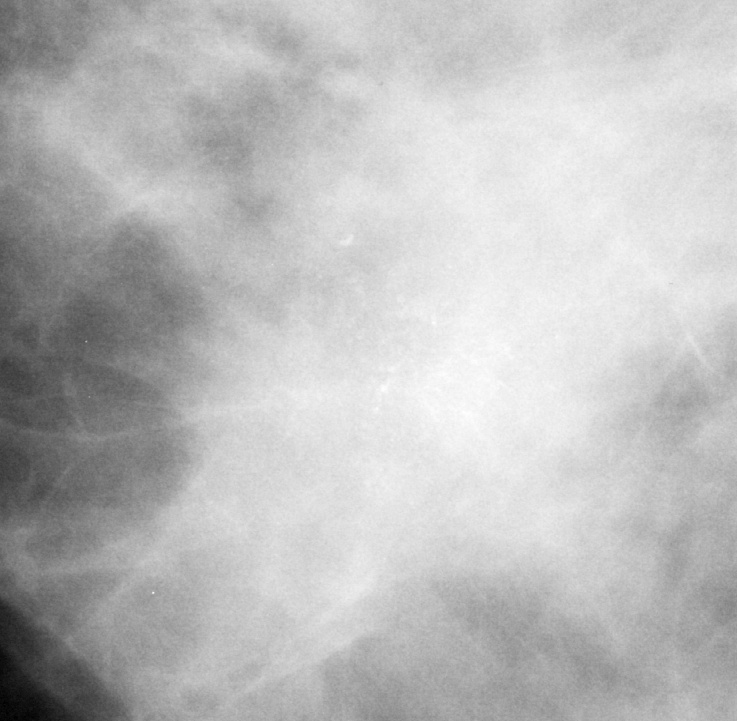
#> input picture input/1-022.jpg, 737 x 721 px; its folder holds only this picture in this run
$ python analyser.py   (older library calls are emulated)
#> lines starting #> are read from the running program, lines starting #| are printed output that depends on the picture; after the words box and inside, x2 and y2 are one past the last pixel; in counts of white or black regions, pixels touching at a corner belong together
### config.py
# config.py
import os
from pathlib import Path
from dotenv import load_dotenv
import yaml

# -------------------------------------------------------------
# ENVIRONMENT
# -------------------------------------------------------------
load_dotenv()

PROJECT_ROOT = Path(__file__).resolve().parent

# -------------------------------------------------------------
# MAIN PATHS
# -------------------------------------------------------------
INPUT_DIR = PROJECT_ROOT / "input"
OUTPUT_DIR = PROJECT_ROOT / "output"
ANNOTATED_DIR = OUTPUT_DIR / "annotated"
REPORTS_DIR = OUTPUT_DIR / "reports"

for d in [INPUT_DIR, OUTPUT_DIR, ANNOTATED_DIR, REPORTS_DIR]:
    d.mkdir(parents=True, exist_ok=True)

# -------------------------------------------------------------
# PREPROCESSING PARAMETERS
# -------------------------------------------------------------
TARGET_SIZE = (1536, 1024)
CLAHE_CLIP = 2.0
CLAHE_TILEGRID = (8, 8)
MORPH_KERNEL = (5, 5)
MIN_COMPONENT_AREA = 250
BORDER_CROP_PCT = 0.02
THRESH_STRATEGY = "otsu"
ADAPTIVE_BLOCK_SIZE = 75
ADAPTIVE_C = -2

# -------------------------------------------------------------
# INTERPRETATION CONSTANTS
# -------------------------------------------------------------
LOW_DENSITY_PCT   = 10.0
MID_DENSITY_PCT_L = 10.0
MID_DENSITY_PCT_H = 30.0

MIN_SUSPICIOUS_RATIO = 0.01
MAX_SUSPICIOUS_RATIO = 0.80
REPEATABILITY_TOL = 1e-6

# -------------------------------------------------------------
# MEMORY MANAGEMENT
# -------------------------------------------------------------
MEMORY_FILE = PROJECT_ROOT / "memory.json"
MEMORY_THRESHOLD_KB = 256
MEMORY_KEEP_LAST_N = 50

# -------------------------------------------------------------
# LLM CONFIGURATION
# -------------------------------------------------------------
LLM_PROVIDER = os.getenv("LLM_PROVIDER", "mistral")
LLM_MODEL = os.getenv("LLM_MODEL", "mistral-tiny")
LLM_API_KEY = (
    os.getenv("MISTRAL_API_KEY")
    or os.getenv("OPENAI_API_KEY", "")
)
LLM_TEMPERATURE = float(os.getenv("LLM_TEMPERATURE", 0.2))
LLM_MAX_TOKENS = int(os.getenv("LLM_MAX_TOKENS", 600))

# -------------------------------------------------------------
# GMAIL API (OAuth2)
# -------------------------------------------------------------
# The credentials.json file you uploaded
GOOGLE_CREDENTIALS_PATH = PROJECT_ROOT / "client_secret_796590494168-6p357l9pjgm1n7rhbiccutm5nc2p4pkn.apps.googleusercontent.com.json"

# Will be created automatically after first OAuth login
GOOGLE_TOKEN_PATH = PROJECT_ROOT / "token.json"

# Sender email (your Gmail address)
SENDER_EMAIL = "debdeh7@gmail.com"

# -------------------------------------------------------------
# PROMPTS LOADING
# -------------------------------------------------------------
# [6 lines left out: function load_prompts, not called in this run]

### tools.py
# tools.py
"""
Utility functions for the Mammography AI Assistant.
Handles file I/O, DICOM loading, image conversion, and report management.
"""

import os
import cv2
import numpy as np
import pydicom
from typing import List
from pathlib import Path
from config import INPUT_DIR, OUTPUT_DIR, ANNOTATED_DIR, REPORTS_DIR


# -------------------------------------------------------------
# FILE & DIRECTORY UTILITIES
# -------------------------------------------------------------
def ensure_dir(path: Path) -> Path:
    """Ensure that a directory exists, creating it if necessary."""
    path = Path(path)
    if not path.exists():
        path.mkdir(parents=True, exist_ok=True)
    return path


# [9 lines left out: function list_input_files, not called in this run]


# -------------------------------------------------------------
# IMAGE LOADING
# -------------------------------------------------------------
def load_image_any(path: str) -> np.ndarray:
    """
    Load an image from a supported format (DICOM or standard image).
    Converts to BGR (3-channel) uint8 image suitable for OpenCV processing.
    """
#> called with path = 'input/1-022.jpg'
    path = str(path)
    ext = os.path.splitext(path.lower())[1]

    if ext in {".dcm", ".dicom"}:
        ds = pydicom.dcmread(path)
        arr = ds.pixel_array.astype(np.float32)
        arr -= arr.min()
        if arr.max() > 0:
            arr /= arr.max()
        arr = (arr * 255).clip(0, 255).astype(np.uint8)
        bgr = cv2.cvtColor(arr, cv2.COLOR_GRAY2BGR)
        return bgr
    else:
        bgr = cv2.imread(path, cv2.IMREAD_COLOR)
#> bgr is the input picture: shape (721, 737, 3); min 0, max 255, mean 188.2
        if bgr is None:
            raise ValueError(f"Cannot read image: {path}")
        return bgr


# -------------------------------------------------------------
# FILE PATH HELPERS
# -------------------------------------------------------------
from pathlib import Path

def annotated_path(filename_stem: str) -> Path:
    """
    Return the path for saving an annotated image (with overlay).
    Ensures consistent naming: annotated_<original>.jpg
    """
    name = Path(filename_stem).stem  # retire extension
    return ANNOTATED_DIR / f"annotated_{name}.jpg"


# -------------------------------------------------------------
# REPORT MANAGEMENT
# -------------------------------------------------------------
def save_report(filename_stem: str, report_text: str, base_dir: Path = REPORTS_DIR) -> str:
    """
    Save a diagnostic report as a text file and return its full path.
    """
    ensure_dir(base_dir)
    name = os.path.splitext(os.path.basename(filename_stem))[0]
    out_path = os.path.join(base_dir, f"report_{name}.txt")
    with open(out_path, "w", encoding="utf-8") as f:
        f.write(report_text.strip() + "\n")
    return out_path


# -------------------------------------------------------------
# SIMPLE SELF-TEST (optional)
# -------------------------------------------------------------
# [7 lines that do not run on import are left out]

### analyser.py
# analyser.py
"""
Extended analysis pipeline for the Mammography AI Assistant.
- Builds upon the previous robust preprocessing, segmentation, and quantification pipeline.
- Adds multi-image handling (input folder traversal).
- Supports 'first' or 'latest' image selection.
- Stores context of the latest analysis for explanatory follow-up (e.g. suspicious zone explanation).

Returns:
    Full structured dictionary including:
        ratio_percent, region_desc, density_class, suspicion_index,
        annotated_path, report_path, severe_case
"""

from pathlib import Path
import cv2
import numpy as np
import os
from datetime import datetime

from config import (
    TARGET_SIZE,
    CLAHE_CLIP,
    CLAHE_TILEGRID,
    MORPH_KERNEL,
    MIN_COMPONENT_AREA,
    BORDER_CROP_PCT,
    THRESH_STRATEGY,
    ADAPTIVE_BLOCK_SIZE,
    ADAPTIVE_C,
    MIN_SUSPICIOUS_RATIO,
    MAX_SUSPICIOUS_RATIO,
    REPORTS_DIR,
    ANNOTATED_DIR,
)
from tools import load_image_any, annotated_path, save_report, ensure_dir

# Keep global memory of the last analysis for explanations
_last_analysis = {
    "file": None,
    "ratio": None,
    "region": None,
    "density": None,
    "suspicion_index": None,
    "annotation_path": None,
    "report_path": None,
}


# -------------------------------------------------------------
# 1) PREPROCESS
# -------------------------------------------------------------
def preprocess(img_bgr: np.ndarray) -> np.ndarray:
    resized = cv2.resize(img_bgr, TARGET_SIZE, interpolation=cv2.INTER_AREA)
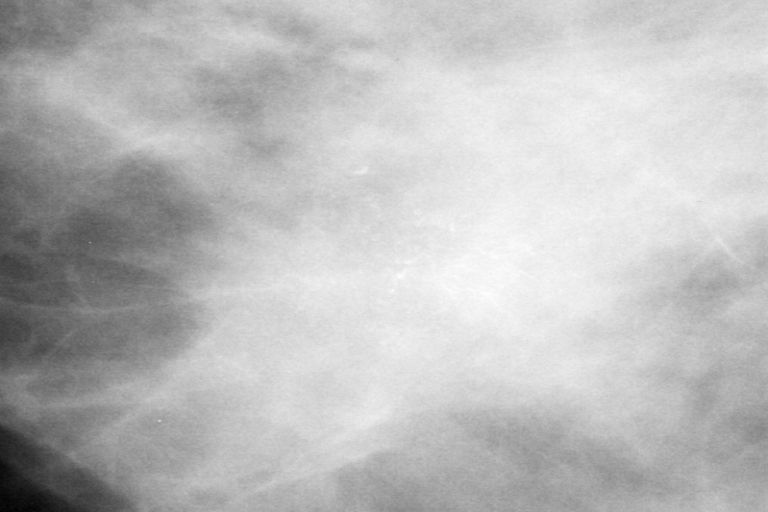
#> resized: shape (1024, 1536, 3) (shown at 1/2 size); min 0, max 255, mean 188.1
    gray = cv2.cvtColor(resized, cv2.COLOR_BGR2GRAY)
    clahe = cv2.createCLAHE(clipLimit=CLAHE_CLIP, tileGridSize=CLAHE_TILEGRID)
    gray = clahe.apply(gray)
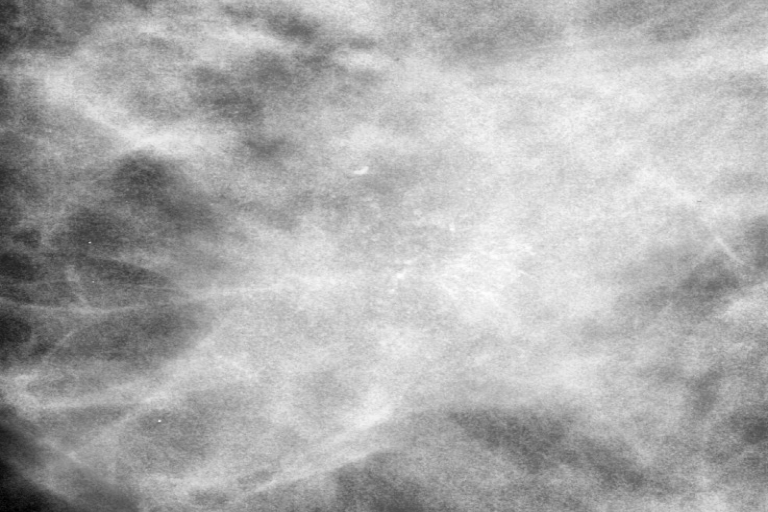
#> gray: shape (1024, 1536) (shown at 1/2 size); min 0, max 255, mean 173.9

    crop_y = int(gray.shape[0] * BORDER_CROP_PCT)
    crop_x = int(gray.shape[1] * BORDER_CROP_PCT)
    if crop_y > 0 and crop_x > 0:
        gray = gray[crop_y:-crop_y, crop_x:-crop_x]
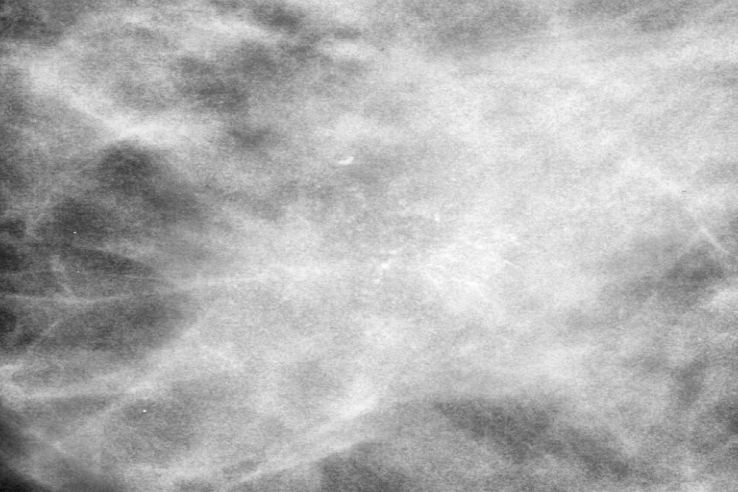
#> gray: shape (984, 1476) (shown at 1/2 size); min 7, max 255, mean 177.1
    return gray


# -------------------------------------------------------------
# 2) SEGMENT
# -------------------------------------------------------------
def segment_suspicious(gray: np.ndarray) -> np.ndarray:
    if THRESH_STRATEGY == "adaptive":
        mask = cv2.adaptiveThreshold(
            gray, 255,
            cv2.ADAPTIVE_THRESH_GAUSSIAN_C,
            cv2.THRESH_BINARY,
            ADAPTIVE_BLOCK_SIZE, ADAPTIVE_C
        )
    else:
        _, mask = cv2.threshold(gray, 0, 255, cv2.THRESH_BINARY + cv2.THRESH_OTSU)
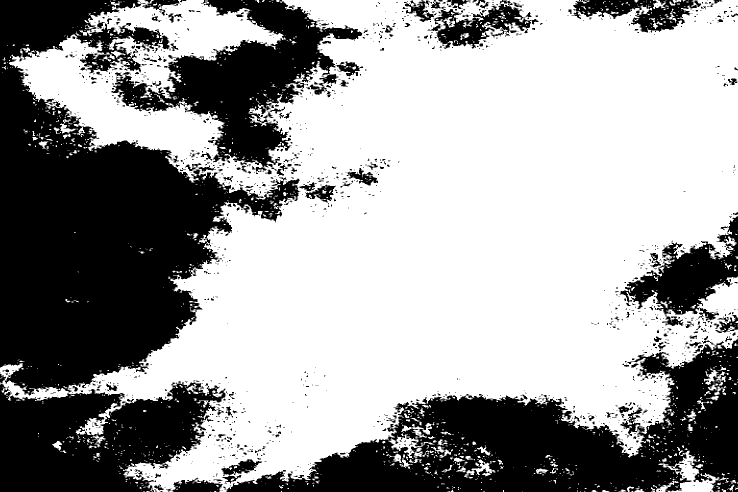
#> mask: shape (984, 1476) (shown at 1/2 size); 62.4% white; 1463 black regions (1238 under 20 px), largest, box (x1, y1, x2, y2) and area: (0, 0, 601, 791) 226147, (453, 677, 1476, 984) 133037, (0, 765, 451, 984) 67325

    mask = cv2.bitwise_not(mask)

    kernel = cv2.getStructuringElement(cv2.MORPH_ELLIPSE, MORPH_KERNEL)
    mask = cv2.morphologyEx(mask, cv2.MORPH_OPEN, kernel, iterations=2)
#> mask: shape (984, 1476); 32.1% white; 83 white regions, largest, box (x1, y1, x2, y2) and area: (0, 0, 545, 778) 205968, (453, 691, 1476, 984) 111557, (0, 770, 443, 984) 61276
    mask = cv2.morphologyEx(mask, cv2.MORPH_CLOSE, kernel, iterations=2)
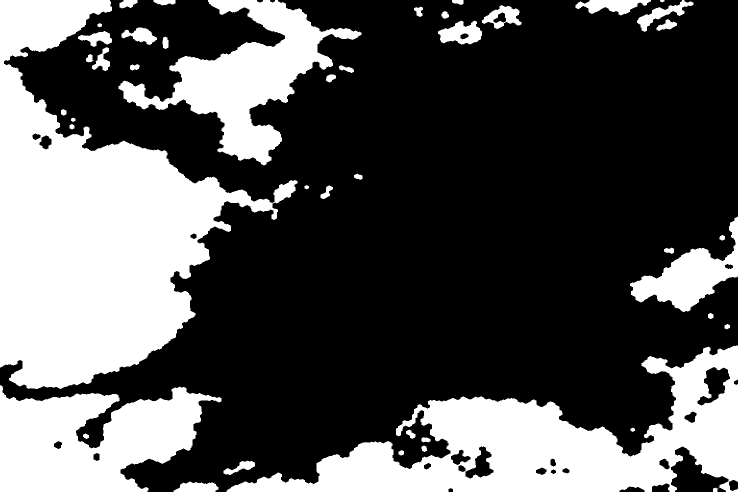
#> mask: shape (984, 1476) (shown at 1/2 size); 33% white; 43 white regions, largest, box (x1, y1, x2, y2) and area: (0, 0, 595, 778) 209735, (453, 691, 1476, 984) 119321, (0, 770, 443, 984) 62784

    num, labels, stats, _ = cv2.connectedComponentsWithStats(mask)
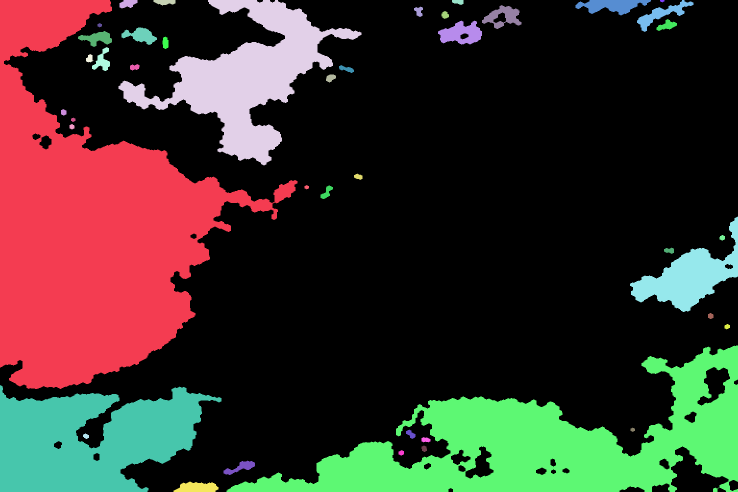
#> labels: shape (984, 1476) int32 (shown at 1/2 size); 44 distinct labels, from 0 to 43; one colour per label, 0 black
#> num = 44; stats = 44 rows, first 6: [0, 0, 1476, 984, 973757], [0, 0, 595, 778, 209735], [239, 0, 36, 17, 439], [307, 0, 44, 11, 359], [237, 0, 486, 331, 52221], [904, 0, 23, 10, 175]
    cleaned = np.zeros_like(mask)
    for i in range(1, num):
        if stats[i, cv2.CC_STAT_AREA] >= MIN_COMPONENT_AREA:
            cleaned[labels == i] = 255
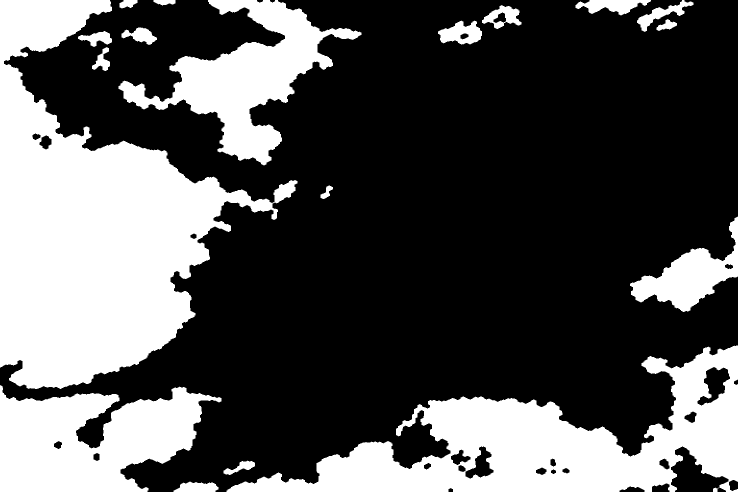
#> cleaned: shape (984, 1476) (shown at 1/2 size); 32.7% white; 18 white regions, largest, box (x1, y1, x2, y2) and area: (0, 0, 595, 778) 209735, (453, 691, 1476, 984) 119321, (0, 770, 443, 984) 62784
    return cleaned


def largest_component(mask: np.ndarray) -> np.ndarray:
    num, labels, stats, _ = cv2.connectedComponentsWithStats(mask)
#> labels: shape (984, 1476) int32; 19 distinct labels, from 0 to 18
#> num = 19; stats = 19 rows, first 6: [0, 0, 1476, 984, 977089], [0, 0, 595, 778, 209735], [239, 0, 36, 17, 439], [307, 0, 44, 11, 359], [237, 0, 486, 331, 52221], [1151, 0, 151, 31, 2624]
#> (the rest of the program and of its run is left out)
